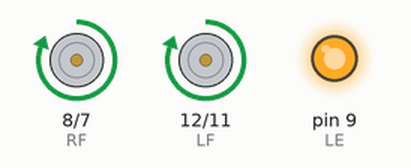
The sketch below on a simulated Arduino Uno, built with avr-gcc and run on an emulated ATmega328P. Parts: motor-driver pin pairs drawn as motors (green arrow = first pin HIGH = forward, orange = second pin HIGH = backward, longer = more drive), output pins drawn as LEDs (lit = HIGH). Pins used as bus, display or sensor lines are not drawn.

Above: at 1.5 s.
At 7.4 s:
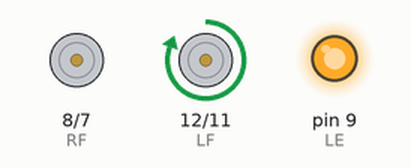
At 17.1 s:
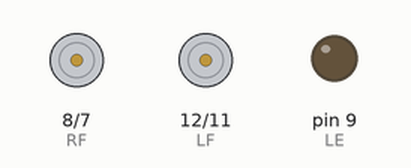
Timing chart, 0 to 25.5 s (numbered marks = the images above):
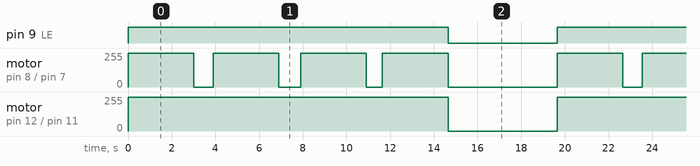

Measured:
- by itself, pin 9 (LE): alternates HIGH for 14.7 s and LOW for 5.0 s
- by itself, motor on pin 12 (LF) / pin 11 (LB): alternates forward 255/255 for 14.7 s and stopped for 5.0 s
- by itself, motor on pin 8 (RF) / pin 7 (RB): repeats every 19.7 s: stopped 0.90 s, forward 255/255 3.0 s, stopped 1.0 s, forward 255/255 3.0 s, stopped 0.75 s, forward 255/255 3.0 s, stopped 5.0 s, forward 255/255 3.0 s

The sketch:

V1.0.ino
```cpp
// Positive degrees = right; negative degrees = left.
class Car {
  const byte LE=9, LF=12, LB=11, RE=3, RF=8, RB=7;

  void set(byte lf, byte lb, byte rf, byte rb, byte ls, byte rs) {
    digitalWrite(LF, lf); digitalWrite(LB, lb);
    digitalWrite(RF, rf); digitalWrite(RB, rb);
    analogWrite(LE, ls);  analogWrite(RE, rs);
  }

public:
  float metresPerSecond = .25, degreesPerSecond = 100;
  byte driveSpeed = 255, turnSpeed = 255;

  void begin() {
    for (byte pin : {LE, LF, LB, RE, RF, RB}) pinMode(pin, OUTPUT);
    stop();
  }

  void driveForwardMetres(float metres) {
    set(HIGH, LOW, HIGH, LOW, driveSpeed, driveSpeed);
    delay(metres / metresPerSecond * 1000);
    stop();
  }

  void turnDegrees(float degrees) {
    if (degrees > 0) set(HIGH, LOW, LOW, LOW, turnSpeed, 0); // right
    else             set(LOW, LOW, HIGH, LOW, 0, turnSpeed); // left
    delay((degrees > 0 ? degrees : -degrees) / degreesPerSecond * 1000);
    stop();
  }

  void stop() { set(LOW, LOW, LOW, LOW, 0, 0); }
};

Car car;
struct Step { float metres, degrees; };

// {drive metres, turn degrees}; positive degrees = right.
Step route[] = {
  {0.75, 90}, {0.75, 100}, {0.75, 75}, {0.75, 0}
};

void setup() { car.begin(); }

void loop() {
  for (Step step : route) {
    car.driveForwardMetres(step.metres);
    if (step.degrees) car.turnDegrees(step.degrees);
  }
  delay(5000);
}
```
